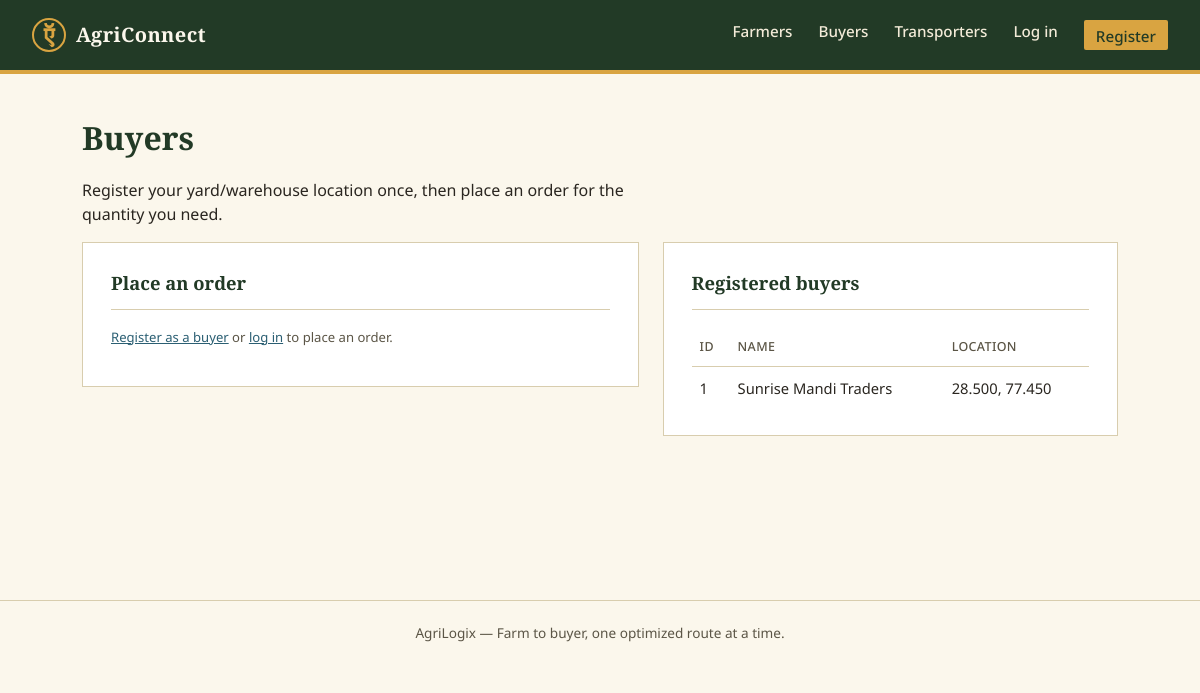
Screenshot of /buyer with the database file from the repository.
### models.py (models this page shows)
class Buyer(Base):
    __tablename__ = "buyers"
    id = Column(Integer, primary_key=True)
    user_id = Column(Integer, ForeignKey("users.id"), unique=True, nullable=True)
    name = Column(String(120), nullable=False)
    phone = Column(String(20))
    lat = Column(Float, nullable=False)
    lon = Column(Float, nullable=False)
    created_at = Column(DateTime, default=datetime.utcnow)
    user = relationship("User")

### routers/buyers.py (the view)
@router.get("/buyer", response_class=HTMLResponse)
def buyer_page(request: Request, db: Session = Depends(get_db)):
    buyers = db.query(Buyer).order_by(Buyer.id.desc()).all()
    crops = sorted(set(voice.CROP_DICTIONARY.values()))
    user = get_current_user(request, db)
    my_buyer = db.query(Buyer).filter_by(user_id=user.id).first() if user and user.role == "buyer" else None
    return render(
        request, db, "buyer.html", {"buyers": buyers, "crops": crops, "my_buyer": my_buyer}
    )

### templates/buyer.html (shortened to what this page needs)
{% extends "base.html" %}
{% block content %}
<h1>Buyers</h1>
<p>Register your yard/warehouse location once, then place an order for the quantity you need.</p>
<div class="grid-2">
  <div>
    {% if my_buyer %}
    <div class="panel">
      <h2>Your profile</h2>
      <p><strong>{{ my_buyer.name }}</strong> — {{ '%.3f'|format(my_buyer.lat) }}, {{ '%.3f'|format(my_buyer.lon) }}</p>
    </div>
    <div class="panel">
      <h2>Place an order</h2>
      <form id="order-form">
        <div class="field-row">
          <div><label>Crop</label>
            <select name="crop_key">
              {% for c in crops %}<option value="{{ c }}">{{ c }}</option>{% endfor %}
            </select>
          </div>
          <div><label>Quantity needed (kg)</label><input name="quantity_kg" type="number" step="any" required value="750"></div>
        </div>
        <button type="submit" class="gold">Find farmers &amp; plan route</button>
      </form>
      <div id="order-result"></div>
    </div>
    {% else %}
    <div class="panel">
      <h2>Place an order</h2>
      <p class="helptext">
        {% if current_user %}
          You're logged in as a {{ current_user.role }}. Only buyer accounts can place orders.
        {% else %}
          <a href="/register">Register as a buyer</a> or <a href="/login">log in</a> to place an order.
        {% endif %}
      </p>
    </div>
    {% endif %}
  </div>
  <div class="panel">
    <h2>Registered buyers</h2>
    {% if buyers %}
    <table>
      <thead><tr><th>ID</th><th>Name</th><th>Location</th></tr></thead>
      <tbody>
      {% for b in buyers %}
        <tr><td>{{ b.id }}</td><td>{{ b.name }}</td><td>{{ '%.3f'|format(b.lat) }}, {{ '%.3f'|format(b.lon) }}</td></tr>
      {% endfor %}
      </tbody>
    </table>
    {% else %}
    <div class="empty-state">No buyers yet.</div>
    {% endif %}
  </div>
</div>
{% endblock %}

### static/css/style.css (style rules this page uses)
:root { --soil:#223A26; --soil-2:#2E4B32; --paper:#FBF7EC; --paper-2:#F3EBD8; --turmeric:#D9A441; --turmeric-dark:#B4832C; --route:#2B5F73; --rust:#A8452F; --ink:#2A2620; --ink-soft:#5B5546; --line:#D8CDAE; --radius:2px; }
* { box-sizing:border-box; }
html,body { margin:0;padding:0; }
body { background:var(--paper); color:var(--ink); font-family:'Noto Sans','Noto Sans Devanagari',sans-serif; font-size:16px; line-height:1.5; }
h1,h2,h3,.brand-name { font-family:'Zilla Slab','Noto Sans Devanagari',serif; font-weight:600; color:var(--soil); margin:0 0 .4em 0; }
a { color:var(--route); }
p { max-width:62ch; }
.panel { background:#fff;border:1px solid var(--line); padding:26px 28px;margin-bottom:24px; }
.panel h2 { font-size:1.15rem;border-bottom:1px solid var(--line);padding-bottom:12px;margin-bottom:18px; }
.grid-2 { display:grid;grid-template-columns:1.1fr .9fr;gap:24px;align-items:start; }
table { width:100%;border-collapse:collapse;font-size:.92rem; }
th,td { text-align:left;padding:10px 8px;border-bottom:1px solid var(--line); }
th { color:var(--ink-soft);font-weight:500;font-size:.78rem;text-transform:uppercase;letter-spacing:.03em; }
tr:last-child td { border-bottom:none; }
.helptext { font-size:.82rem;color:var(--ink-soft);margin-top:6px; }

### rows the page displays
Buyer: id "1", name "Sunrise Mandi Traders", lat "28.500", lon "77.450"
